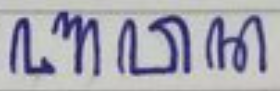
#> input picture aksara.png, 280 x 91 px
$ jupyter execute image_preprocess.ipynb
#> lines starting #> are read from the running program, lines starting #| are printed output that depends on the picture
[cell 1]
from PIL import Image
import numpy as np

# Set random seed
np.random.seed(42)

[cell 2]
def preprocess_image(
    img_path: str,
    save_path: str = None,
    target_height: int = 48
):
    '''
    1. Convert to grayscale
    2. Resize to target height while maintaining aspect ratio
    3. Normalize pixel values to [0, 1]
    '''
#> called with img_path = './aksara.png', save_path = './aksara_preprocessed.png', target_height = 48

    img = Image.open(img_path).convert("L")
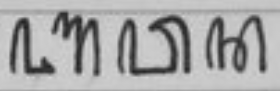
#> img: PIL image 280x91 L; min 33, max 218, mean 166.5
    w, h = img.size
#> w = 280; h = 91

    new_w = int(w * target_height / h)
#> new_w = 147
    img_resized = img.resize((new_w, target_height), Image.BILINEAR)
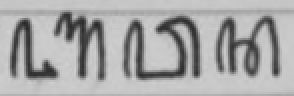
#> img_resized: PIL image 147x48 L (shown 2 times larger); min 41, max 207, mean 166.5

    img_array = np.array(img_resized, dtype=np.float32) / 255.0

    if save_path is not None:
        # Save the preprocessed image (not-normalized)
        img_resized.save(save_path)

    # Return the normalized image array
    return img_array


preprocess_image("./aksara.png", save_path="./aksara_preprocessed.png", target_height=48)
